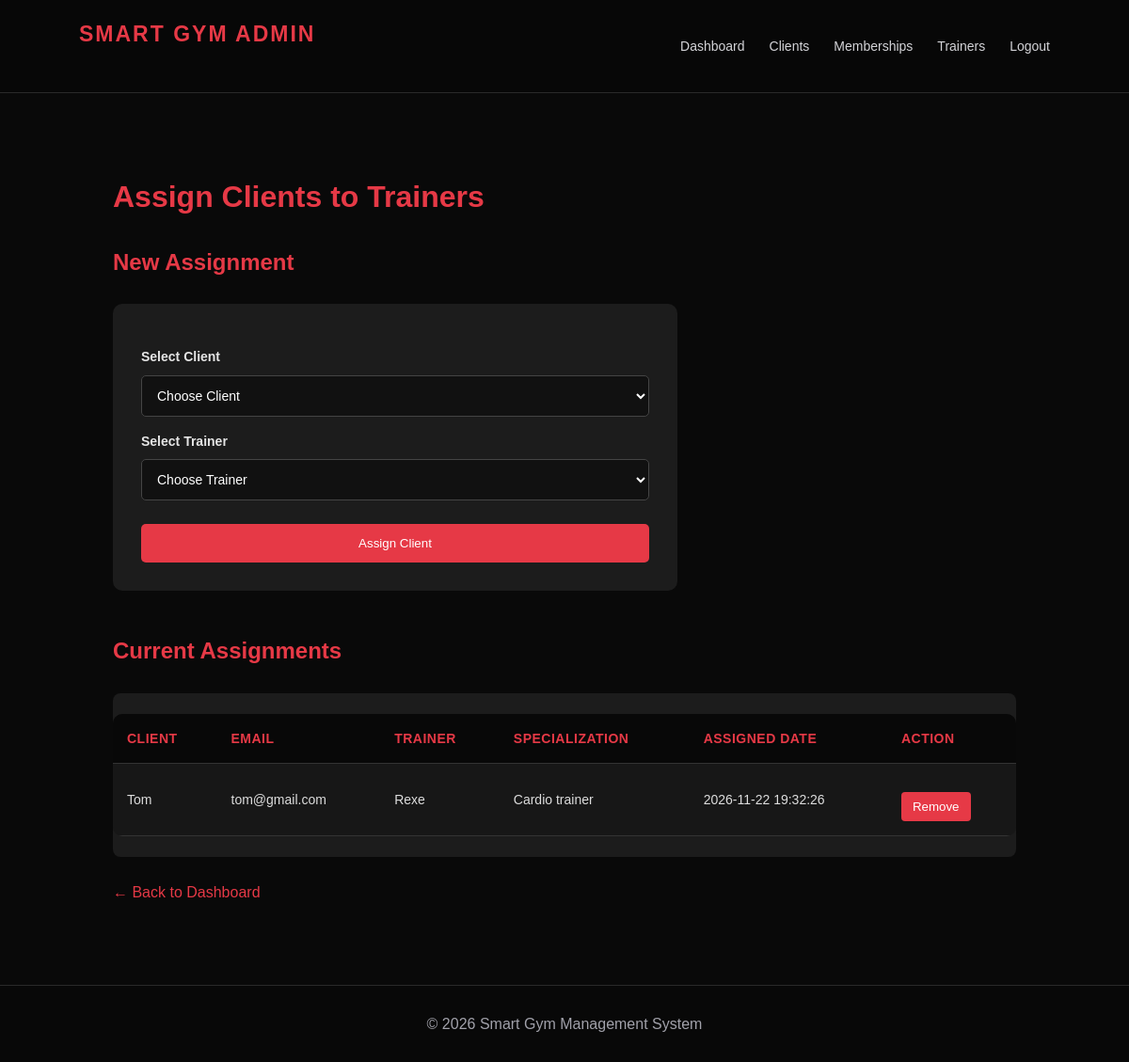
Page /admin/assign_clients.php (signed in) on the committed database.
### tables this page shows
CREATE TABLE `trainer_clients` (
  `id` int NOT NULL AUTO_INCREMENT,
  `trainer_id` int NOT NULL,
  `client_id` int NOT NULL,
  `assigned_at` timestamp NULL DEFAULT CURRENT_TIMESTAMP,
  PRIMARY KEY (`id`),
  UNIQUE KEY `unique_trainer_client` (`trainer_id`,`client_id`),
  KEY `client_id` (`client_id`),
  CONSTRAINT `trainer_clients_ibfk_1` FOREIGN KEY (`trainer_id`) REFERENCES `trainers` (`id`) ON DELETE CASCADE,
  CONSTRAINT `trainer_clients_ibfk_2` FOREIGN KEY (`client_id`) REFERENCES `clients` (`id`) ON DELETE CASCADE
);

CREATE TABLE `clients` (
  `id` int NOT NULL AUTO_INCREMENT,
  `name` varchar(100) NOT NULL,
  `email` varchar(150) NOT NULL,
  `phone` varchar(15) NOT NULL,
  `password` varchar(255) NOT NULL,
  `created_at` timestamp NULL DEFAULT CURRENT_TIMESTAMP,
  PRIMARY KEY (`id`),
  UNIQUE KEY `email` (`email`)
);

CREATE TABLE `trainers` (
  `id` int NOT NULL AUTO_INCREMENT,
  `name` varchar(100) NOT NULL,
  `email` varchar(150) NOT NULL,
  `phone` varchar(15) NOT NULL,
  `specialization` varchar(100) NOT NULL,
  `password` varchar(255) NOT NULL,
  `created_at` timestamp NULL DEFAULT CURRENT_TIMESTAMP,
  PRIMARY KEY (`id`),
  UNIQUE KEY `email` (`email`)
);

### admin/assign_clients.php (the view, shortened to what this page needs)
<?php
require_once "../config/database.php";
$assignments = $conn->query(
    "SELECT tc.id, c.name AS client_name, c.email,
            t.name AS trainer_name, t.specialization,
            tc.assigned_at
     FROM trainer_clients tc
     JOIN clients c ON tc.client_id = c.id
     JOIN trainers t ON tc.trainer_id = t.id
     ORDER BY tc.id DESC"
)->fetchAll();
?>
<!DOCTYPE html>
<html lang="en">
<head>
    <link rel="stylesheet" href="../assets/css/style.css">
</head>
<body>
<header class="navbar">
    <h2>SMART GYM ADMIN</h2>
    <nav>
        <a href="dashboard.php">Dashboard</a>
        <a href="clients.php">Clients</a>
        <a href="memberships.php">Memberships</a>
        <a href="trainers.php">Trainers</a>
        <a href="logout.php">Logout</a>
    </nav>
</header>
<main class="container">
    <h1>Assign Clients to Trainers</h1>
    <h2>New Assignment</h2>
    <form method="POST" class="assignment-form">
        <label>Select Client</label>
        <select name="client_id" required>
            <option value="">Choose Client</option>
        </select>
        <label>Select Trainer</label>
        <select name="trainer_id" required>
            <option value="">Choose Trainer</option>
        </select>
        <button type="submit" name="assign_client">
            Assign Client
        </button>
    </form>
    <h2>Current Assignments</h2>
    <div class="table-container">
        <table>
            <thead>
                <tr>
                    <th>Client</th>
                    <th>Email</th>
                    <th>Trainer</th>
                    <th>Specialization</th>
                    <th>Assigned Date</th>
                    <th>Action</th>
                </tr>
            </thead>
            <tbody>
                <?php if (empty($assignments)): ?>
                    <tr>
                        <td colspan="6">No assignments found.</td>
                    </tr>
                <?php else: ?>
                    <?php foreach ($assignments as $assignment): ?>
                        <tr>
                            <td><?= htmlspecialchars($assignment["client_name"]) ?></td>
                            <td><?= htmlspecialchars($assignment["email"]) ?></td>
                            <td><?= htmlspecialchars($assignment["trainer_name"]) ?></td>
                            <td><?= htmlspecialchars($assignment["specialization"]) ?></td>
                            <td><?= htmlspecialchars($assignment["assigned_at"]) ?></td>
                            <td>
                                <form method="POST"
                                      onsubmit="return confirm('Remove this assignment?');">
                                    <button type="submit"
                                            name="remove_assignment"
                                            class="delete-btn">
                                        Remove
                                    </button>
                                </form>
                            </td>
                        </tr>
                    <?php endforeach; ?>
                <?php endif; ?>
            </tbody>
        </table>
    </div>
    <a href="dashboard.php" class="back-link">
        ← Back to Dashboard
    </a>
</main>
<footer>
    <p>&copy; <?= date("Y") ?> Smart Gym Management System</p>
</footer>
</body>
</html>

### assets/css/style.css (style rules this page uses)
:root { --bg: #090909; --surface: #111111; --card: #171717; --card-hover: #202020; --accent: #e63946; --accent-dark: #bd1f2d; --text: #ffffff; --muted: #a1a1aa; --border: #292929; --success: #22c55e; --warning: #f59e0b; --radius: 14px; --shadow: 0 12px 35px rgba(0,0,0,0.3); }
* { margin: 0; padding: 0; box-sizing: border-box; }
html { scroll-behavior: smooth; }
body { font-family: Arial, Helvetica, sans-serif; background: var(--bg); color: var(--text); line-height: 1.6; min-height: 100vh; }
a { color: inherit; }
.navbar { display: flex; justify-content: space-between; align-items: center; padding: 18px 7%; background: rgba(8,8,8,0.94); border-bottom: 1px solid var(--border); position: relative; z-index: 10; backdrop-filter: blur(15px); }
.navbar h2 { color: var(--accent); letter-spacing: 2px; font-size: 23px; font-weight: 800; }
.navbar nav { display: flex; align-items: center; gap: 26px; }
.navbar nav a { color: #d4d4d8; text-decoration: none; font-size: 14px; transition: 0.25s; }
button { font-family: inherit; }
.dashboard-container, .container { width: min(1200px, 90%); margin: 35px auto; }
form { margin-top: 15px; }
label { display: block; color: #e5e5e5; margin: 14px 0 7px; font-size: 14px; font-weight: 600; }
input, select, textarea { width: 100%; padding: 13px 15px; background: #101010; border: 1px solid #333; border-radius: 8px; color: white; outline: none; font-size: 14px; transition: 0.25s; }
select option { background: #171717; color: white; }
table { width: 100%; border-collapse: collapse; margin: 22px 0; background: var(--card); border-radius: 10px; overflow: hidden; }
th { background: #222; color: var(--accent); text-align: left; font-size: 13px; text-transform: uppercase; letter-spacing: 0.5px; }
th, td { padding: 14px 16px; border-bottom: 1px solid var(--border); font-size: 14px; }
td { color: #ddd; }
footer { background: #080808; text-align: center; padding: 28px; color: var(--muted); border-top: 1px solid var(--border); }

### admin/assign_clients.php (style rules this page uses)
.container { padding: 50px 5%; min-height: 85vh; }
h1, h2 { color: #e63946; margin-bottom: 25px; }
.assignment-form { max-width: 600px; padding: 30px; background: #1c1c1c; border-radius: 10px; margin-bottom: 45px; }
.assignment-form label { display: block; margin: 15px 0 8px; }
.assignment-form select { width: 100%; padding: 12px; background: #111; color: white; border: 1px solid #444; border-radius: 5px; }
.assignment-form button { width: 100%; margin-top: 25px; padding: 13px; background: #e63946; color: white; border: none; border-radius: 5px; cursor: pointer; }
.table-container { overflow-x: auto; background: #1c1c1c; border-radius: 8px; }
table { width: 100%; min-width: 750px; border-collapse: collapse; }
th, td { padding: 15px; text-align: left; border-bottom: 1px solid #333; }
th { background: #080808; color: #e63946; }
td { color: #ddd; }
.delete-btn { padding: 8px 12px; background: #e63946; color: white; border: none; border-radius: 4px; cursor: pointer; }
.back-link { display: inline-block; margin-top: 25px; color: #e63946; text-decoration: none; }

### rows in the picture
trainer_clients: client.name "Tom", client.email "tom@gmail.com", trainer.name "Rexe", trainer.specialization "Cardio trainer", assigned_at "2026-11-22 19:32:26"
